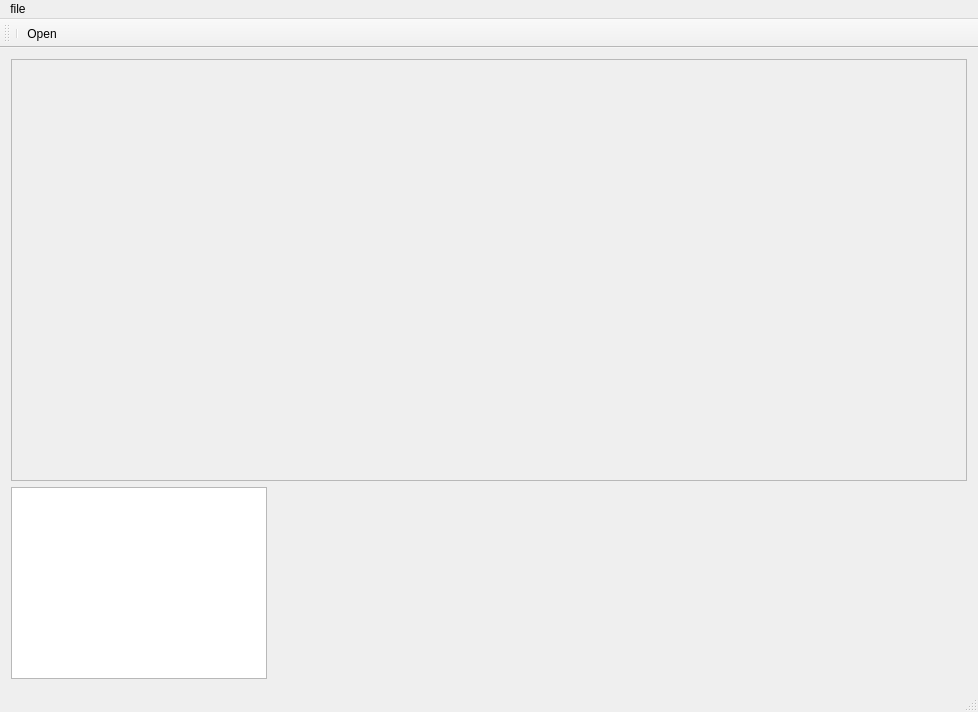
<?xml version="1.0" encoding="UTF-8"?>
<ui version="4.0">
 <class>MainWindow</class>
 <widget class="QMainWindow" name="MainWindow">
  <property name="geometry">
   <rect>
    <x>0</x>
    <y>0</y>
    <width>978</width>
    <height>712</height>
   </rect>
  </property>
  <property name="sizePolicy">
   <sizepolicy hsizetype="Ignored" vsizetype="Ignored">
    <horstretch>0</horstretch>
    <verstretch>0</verstretch>
   </sizepolicy>
  </property>
  <property name="windowTitle">
   <string>MainWindow</string>
  </property>
  <widget class="QWidget" name="centralWidget">
   <layout class="QVBoxLayout" name="verticalLayout_2">
    <item>
     <widget class="QScrollArea" name="scrollArea">
      <property name="widgetResizable">
       <bool>true</bool>
      </property>
      <widget class="QWidget" name="scrollAreaWidgetContents">
       <property name="geometry">
        <rect>
         <x>0</x>
         <y>0</y>
         <width>958</width>
         <height>418</height>
        </rect>
       </property>
       <layout class="QVBoxLayout" name="verticalLayout">
        <item>
         <widget class="QLabel" name="imageLabel">
          <property name="mouseTracking">
           <bool>true</bool>
          </property>
          <property name="autoFillBackground">
           <bool>true</bool>
          </property>
          <property name="text">
           <string/>
          </property>
         </widget>
        </item>
       </layout>
      </widget>
     </widget>
    </item>
    <item>
     <widget class="QPlainTextEdit" name="coordinateTextBox">
      <property name="sizePolicy">
       <sizepolicy hsizetype="Maximum" vsizetype="Maximum">
        <horstretch>0</horstretch>
        <verstretch>0</verstretch>
       </sizepolicy>
      </property>
     </widget>
    </item>
   </layout>
  </widget>
  <widget class="QMenuBar" name="menuBar">
   <property name="geometry">
    <rect>
     <x>0</x>
     <y>0</y>
     <width>978</width>
     <height>25</height>
    </rect>
   </property>
   <widget class="QMenu" name="menuVisionApp">
    <property name="title">
     <string>file</string>
    </property>
    <addaction name="actionOpen"/>
   </widget>
   <addaction name="menuVisionApp"/>
  </widget>
  <widget class="QToolBar" name="mainToolBar">
   <attribute name="toolBarArea">
    <enum>TopToolBarArea</enum>
   </attribute>
   <attribute name="toolBarBreak">
    <bool>true</bool>
   </attribute>
   <addaction name="separator"/>
   <addaction name="actionOpen"/>
  </widget>
  <widget class="QStatusBar" name="statusBar"/>
  <action name="actionOpen">
   <property name="text">
    <string>Open</string>
   </property>
  </action>
 </widget>
 <layoutdefault spacing="6" margin="11"/>
 <resources/>
 <connections/>
</ui>
